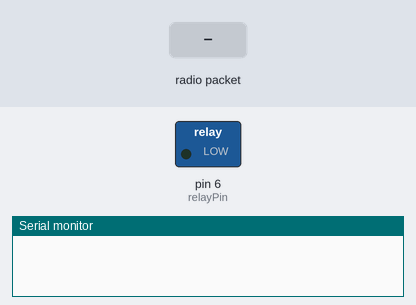
This sketch was run on a simulated Arduino Uno, built with avr-gcc and run on an emulated ATmega328P. Shown: switched loads named in the sketch (green lamp = pin HIGH), the last lines printed to the serial monitor. The inputs (shaded band) are chosen by the test bench. No radio packets arrive unless stated.

Above: at 1.2 s.
1.3 s: radio packet "nakkivene" arrives
At 2.0 s:
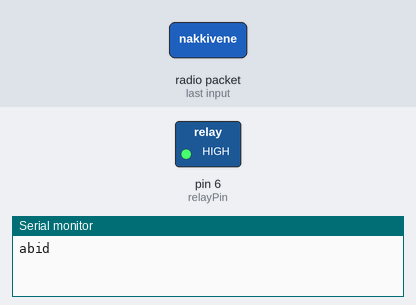
2.8 s: radio packet "1" arrives
At 3.2 s:
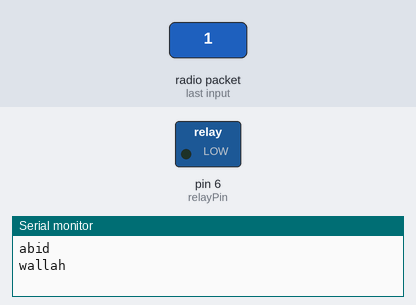
Timing chart, 0 to 5.8 s (numbered marks = the images above; inputs shaded):
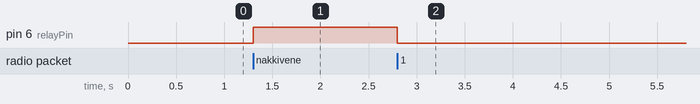

The sketch:

Receiver.ino
```cpp
/*
* Arduino Wireless Communication Tutorial
*       Example 1 - Receiver Code
*
* by Dejan Nedelkovski, www.HowToMechatronics.com
*
* Library: TMRh20/RF24, https://github.com/tmrh20/RF24/
*/

#include <SPI.h>
#include <nRF24L01.h>
#include <RF24.h>

const int relayPin = 6;

RF24 radio(7, 8); // CE, CSN

const byte address[6] = "00001";

void setup() {
  Serial.begin(9600);
  radio.begin();
  radio.openReadingPipe(0, address);
  radio.setPALevel(RF24_PA_MIN);
  radio.startListening();

  pinMode(relayPin, OUTPUT);

}

void loop() {
  while (radio.available()) {
    char text1[32] = "";
    char text2[32] = "";
    radio.read(&text1, sizeof(text1));
    radio.read(&text2, sizeof(text2));
    if(strcmp(text1,"nakkivene")==0){
      Serial.println("abid");
      digitalWrite(relayPin, HIGH);
    }
    /* if(strcmp(text2,"kirkkovene")==0){
      Serial.println("hamed");
      digitalWrite(relayPin, LOW);
    }*/
    else{
      Serial.println("wallah");
      digitalWrite(relayPin, LOW);
    }
   delay(25);
 }
}
```

Measured:
- after the input at 1.3 s, pin 6 (relayPin): LOW → HIGH at once
- after the input at 2.8 s, pin 6 (relayPin): HIGH → LOW at once
